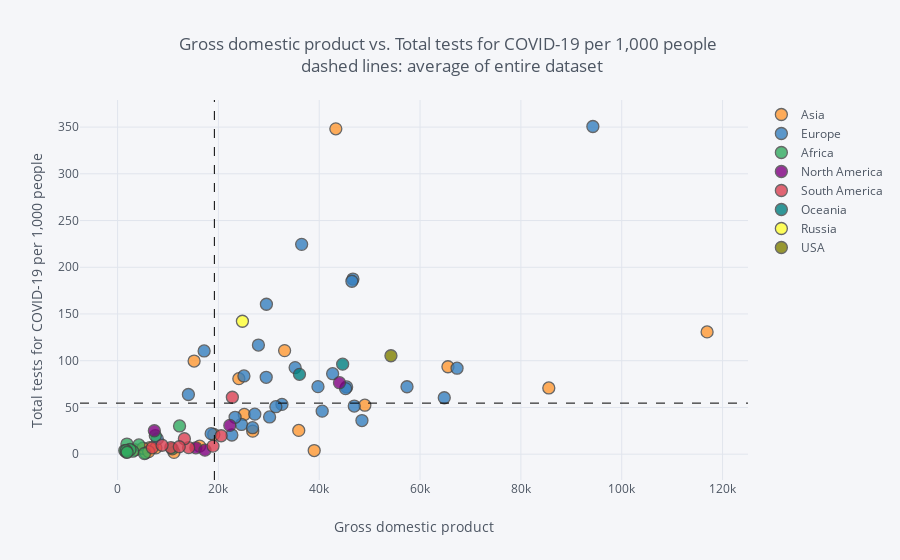

The code cell stored with this chart in its notebook:
### Markdown cell above
# Plotting survey correlations: rich countries have the most covid testing and confirmed cases.

### Code cell
with warnings.catch_warnings(): # to catch warning about np.module in Python 3.8.2.
    warnings.filterwarnings("ignore",category=FutureWarning)
    survey.iplot(
        x='gdp_per_capita',
        y='total_tests_per_thousand',
        categories='continent',
        text="location",
        vline= {"x":survey["gdp_per_capita"].mean(),
                "color":"#000000",
                "dash": "dash"
               },
        hline={"y":survey["total_tests_per_thousand"].mean(),
               "color":"#000000",
               "dash": "dash"
              },
        xTitle='Gross domestic product',
        yTitle='Total tests for COVID-19 per 1,000 people',
        title='Gross domestic product vs. Total tests for COVID-19 per 1,000 people <br> dashed lines: average of entire dataset')

print("Recommendation: choose option to 'show closest data point on hover' in top right corner")

### Figure 1 — Plotly figure (JSON) as saved in the notebook; plotly's stock layout.template omitted (floating-point values rounded to 4 significant figures)
{"data": [{"marker": {"color": "rgba(255, 153, 51, 1.0)", "line": {"width": 1.3}, "opacity": 0.8, "size": 12, "symbol": "circle"}, "mode": "markers", "name": "Asia", "text": ["Afghanistan", "Armenia", "Azerbaijan", "Bahrain", "Bangladesh", "Bhutan", "Brunei", "Cambodia", "China", "Georgia", "India", "Indonesia", "Iran", "Iraq", "Israel", "Japan", "Jordan", "Kazakhstan", "Kuwait", "Kyrgyzstan", "Laos", "Lebanon", "Malaysia", "Maldives", "Mongolia", "Myanmar", "Nepal", "Oman", "Pakistan", "Palestine", "Philippines", "Qatar", "Saudi Arabia", "Singapore", "South Korea", "Sri Lanka", "Syria", "Taiwan", "Tajikistan", "Thailand", "Timor", "Turkey", "United Arab Emirates", "Uzbekistan", "Vietnam", "Yemen"], "textfont": {"color": "#4D5663"}, "type": "scatter", "x": [1804.0, 8788.0, 15850.0, 43290.0, 3524.0, 8709.0, 71810.0, 3645.0, 15310.0, 9745.0, 6427.0, 11190.0, 19080.0, 15660.0, 33130.0, 39000.0, 8337.0, 24060.0, 65530.0, 3393.0, 6397.0, 13370.0, 26810.0, 15180.0, 11840.0, 5592.0, 2443.0, 37960.0, 5035.0, 4450.0, 7599.0, 116900.0, 49050.0, 85540.0, 35940.0, 11670.0, null, null, 2897.0, 16280.0, 6570.0, 25130.0, 67290.0, 6253.0, 6172.0, 1479.0], "y": [null, null, null, 348.1, 4.672, null, null, null, null, null, 7.094, 1.936, 21.07, null, 110.8, 3.877, null, 80.8, 93.55, null, null, null, 24.65, 99.65, null, 1.403, 4.578, null, 6.33, null, 6.739, 130.8, 52.39, 70.83, 25.43, null, null, 3.24, null, 8.648, null, 42.5, null, null, 2.681, null]}, {"marker": {"color": "rgba(55, 128, 191, 1.0)", "line": {"width": 1.3}, "opacity": 0.8, "size": 12, "symbol": "circle"}, "mode": "markers", "name": "Europe", "text": ["Albania", "Andorra", "Austria", "Belarus", "Belgium", "Bosnia and Herzegovina", "Bulgaria", "Croatia", "Cyprus", "Czech Republic", "Denmark", "Estonia", "Faeroe Islands", "Finland", "France", "Germany", "Gibraltar", "Greece", "Guernsey", "Hungary", "Iceland", "Ireland", "Isle of Man", "Italy", "Jersey", "Kosovo", "Latvia", "Liechtenstein", "Lithuania", "Luxembourg", "Macedonia", "Malta", "Moldova", "Monaco", "Montenegro", "Netherlands", "Norway", "Poland", "Portugal", "Romania", "San Marino", "Serbia", "Slovakia", "Slovenia", "Sweden", "Switzerland", "Ukraine", "United Kingdom", "Vatican"], "textfont": {"color": "#4D5663"}, "type": "scatter", "x": [11800.0, null, 45440.0, 17170.0, 42660.0, 11710.0, 18560.0, 22670.0, 32420.0, 32610.0, 46680.0, 29480.0, null, 40590.0, 38610.0, 45230.0, null, 24570.0, null, 26780.0, 46480.0, 67340.0, null, 35220.0, null, 9796.0, 25060.0, null, 29520.0, 94280.0, 13110.0, 36510.0, 5190.0, null, 16410.0, 48470.0, 64800.0, 27220.0, 27940.0, 23310.0, 56860.0, 14050.0, 30160.0, 31400.0, 46950.0, 57410.0, 7894.0, 39750.0, null], "y": [null, null, 71.93, 110.5, 86.09, null, 21.97, 20.5, null, 53.23, 187.4, 82.24, null, 46.04, null, 70.1, null, 31.82, null, 28.35, 185.0, 91.99, null, 92.63, null, null, 83.67, null, 160.4, 350.6, null, 224.5, null, null, null, 35.97, 60.39, 42.81, 116.7, 39.46, null, 63.84, 39.84, 50.82, 51.51, 72.15, 16.37, 72.26, null]}, {"marker": {"color": "rgba(50, 171, 96, 1.0)", "line": {"width": 1.3}, "opacity": 0.8, "size": 12, "symbol": "circle"}, "mode": "markers", "name": "Africa", "text": ["Algeria", "Angola", "Benin", "Botswana", "Burkina Faso", "Burundi", "Cameroon", "Cape Verde", "Central African Republic", "Chad", "Comoros", "Congo", "Cote d'Ivoire", "Democratic Republic of Congo", "Djibouti", "Egypt", "Equatorial Guinea", "Eritrea", "Ethiopia", "Gabon", "Gambia", "Ghana", "Guinea", "Guinea-Bissau", "Kenya", "Lesotho", "Liberia", "Libya", "Madagascar", "Malawi", "Mali", "Mauritania", "Mauritius", "Morocco", "Mozambique", "Namibia", "Niger", "Nigeria", "Rwanda", "Sao Tome and Principe", "Senegal", "Seychelles", "Sierra Leone", "Somalia", "South Africa", "South Sudan", "Sudan", "Swaziland", "Tanzania", "Togo", "Tunisia", "Uganda", "Western Sahara", "Zambia", "Zimbabwe"], "textfont": {"color": "#4D5663"}, "type": "scatter", "x": [13910.0, 5819.0, 2064.0, 15810.0, 1703.0, 702.2, 3365.0, 6223.0, 661.2, 1768.0, 1414.0, 4881.0, 3601.0, 808.1, 2705.0, 10550.0, 22600.0, 1510.0, 1730.0, 16560.0, 1562.0, 4228.0, 1999.0, 1549.0, 2993.0, 2851.0, 752.8, 17880.0, 1416.0, 1095.0, 2014.0, 3598.0, 20290.0, 7485.0, 1136.0, 9542.0, 926, 5338.0, 1854.0, 3053.0, 2471.0, 26380.0, 1390.0, null, 12290.0, 1570.0, 4467.0, 7739.0, 2683.0, 1430.0, 10850.0, 1698.0, null, 3689.0, 1900.0], "y": [null, null, null, null, null, null, null, null, null, null, null, null, null, null, null, null, null, null, 2.18, null, null, 9.884, null, null, 3.158, null, null, null, null, null, null, null, null, 19.84, null, null, null, 0.719, 10.83, null, 4.994, null, null, null, 30.22, null, null, null, null, 3.865, 5.762, 3.911, null, null, 2.043]}, {"marker": {"color": "rgba(128, 0, 128, 1.0)", "line": {"width": 1.3}, "opacity": 0.8, "size": 12, "symbol": "circle"}, "mode": "markers", "name": "North America", "text": ["Anguilla", "Antigua and Barbuda", "Aruba", "Bahamas", "Barbados", "Belize", "Bermuda", "Bonaire Sint Eustatius and Saba", "British Virgin Islands", "Canada", "Cayman Islands", "Costa Rica", "Cuba", "Curacao", "Dominica", "Dominican Republic", "El Salvador", "Greenland", "Grenada", "Guatemala", "Haiti", "Honduras", "Jamaica", "Mexico", "Montserrat", "Nicaragua", "Panama", "Puerto Rico", "Saint Kitts and Nevis", "Saint Lucia", "Saint Vincent and the Grenadines", "Sint Maarten (Dutch part)", "Trinidad and Tobago", "Turks and Caicos Islands", "United States Virgin Islands"], "textfont": {"color": "#4D5663"}, "type": "scatter", "x": [null, 21490.0, 35970.0, 27720.0, 16980.0, 7824.0, 50670.0, null, null, 44020.0, 49900.0, 15520.0, null, null, 9673.0, 14600.0, 7292.0, null, 13590.0, 7424.0, 1653.0, 4542.0, 8194.0, 17340.0, null, 5321.0, 22270.0, 35040.0, 24650.0, 12950.0, 10730.0, 36330.0, 28760.0, null, null], "y": [null, null, null, null, null, null, null, null, null, 76.46, null, 6.804, 15.95, null, null, null, 25.09, null, null, null, null, null, null, 4.287, null, null, 30.8, null, null, null, null, null, null, null, null]}, {"marker": {"color": "rgba(219, 64, 82, 1.0)", "line": {"width": 1.3}, "opacity": 0.8, "size": 12, "symbol": "circle"}, "mode": "markers", "name": "South America", "text": ["Argentina", "Bolivia", "Brazil", "Chile", "Colombia", "Ecuador", "Falkland Islands", "Guyana", "Paraguay", "Peru", "Suriname", "Uruguay", "Venezuela"], "textfont": {"color": "#4D5663"}, "type": "scatter", "x": [18930.0, 6886.0, 14100.0, 22770.0, 13250.0, 10580.0, null, 7435.0, 8827.0, 12240.0, 13770.0, 20550.0, 16750.0], "y": [8.638, 6.816, 6.957, 60.89, 16.5, 7.07, null, null, 9.538, 7.934, null, 19.7, null]}, {"marker": {"color": "rgba(0, 128, 128, 1.0)", "line": {"width": 1.3}, "opacity": 0.8, "size": 12, "symbol": "circle"}, "mode": "markers", "name": "Oceania", "text": ["Australia", "Fiji", "French Polynesia", "Guam", "New Caledonia", "New Zealand", "Northern Mariana Islands", "Papua New Guinea"], "textfont": {"color": "#4D5663"}, "type": "scatter", "x": [44650.0, 8703.0, null, null, null, 36090.0, null, 3823.0], "y": [96.31, null, null, null, null, 85.42, null, null]}, {"marker": {"color": "rgba(255, 255, 51, 1.0)", "line": {"width": 1.3}, "opacity": 0.8, "size": 12, "symbol": "circle"}, "mode": "markers", "name": "Russia", "text": ["Russia"], "textfont": {"color": "#4D5663"}, "type": "scatter", "x": [24770.0], "y": [142.2]}, {"marker": {"color": "rgba(128, 128, 0, 1.0)", "line": {"width": 1.3}, "opacity": 0.8, "size": 12, "symbol": "circle"}, "mode": "markers", "name": "USA", "text": ["United States"], "textfont": {"color": "#4D5663"}, "type": "scatter", "x": [54230.0], "y": [105.3]}], "layout": {"legend": {"bgcolor": "#F5F6F9", "font": {"color": "#4D5663"}}, "paper_bgcolor": "#F5F6F9", "plot_bgcolor": "#F5F6F9", "shapes": [{"line": {"color": "#000000", "dash": "dash", "width": 1}, "type": "line", "x0": 0, "x1": 1, "xref": "paper", "y0": 54.62, "y1": 54.62, "yref": "y"}, {"line": {"color": "#000000", "dash": "dash", "width": 1}, "type": "line", "x0": 19200.0, "x1": 19200.0, "xref": "x", "y0": 0, "y1": 1, "yref": "paper"}], "title": "Gross domestic product vs. Total tests for COVID-19 per 1,000 people <br> dashed lines: average of entire dataset", "titlefont": {"color": "#4D5663"}, "xaxis": {"gridcolor": "#E1E5ED", "showgrid": true, "tickfont": {"color": "#4D5663"}, "title": "Gross domestic product", "titlefont": {"color": "#4D5663"}, "zerolinecolor": "#E1E5ED"}, "yaxis": {"gridcolor": "#E1E5ED", "showgrid": true, "tickfont": {"color": "#4D5663"}, "title": "Total tests for COVID-19 per 1,000 people", "titlefont": {"color": "#4D5663"}, "zerolinecolor": "#E1E5ED"}}}
